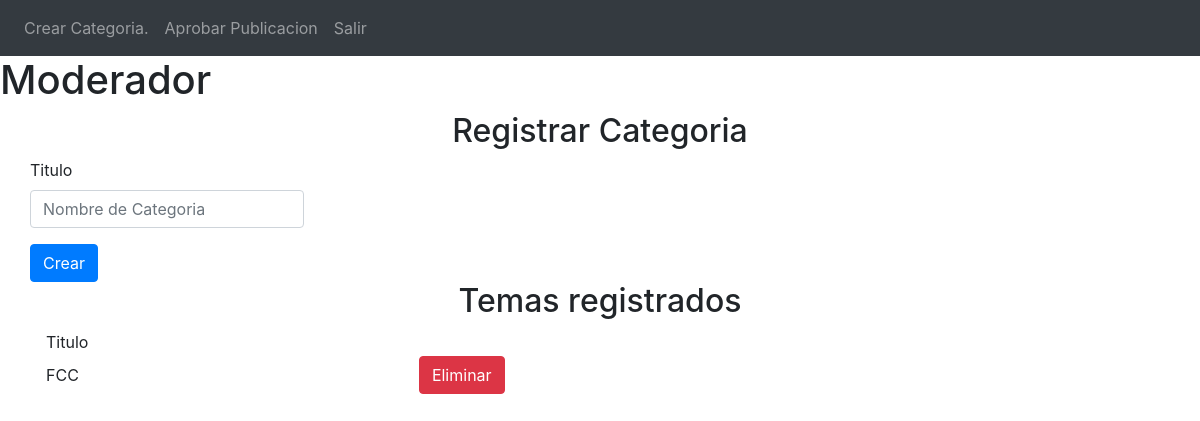
The app's page /moderador.php, older data.
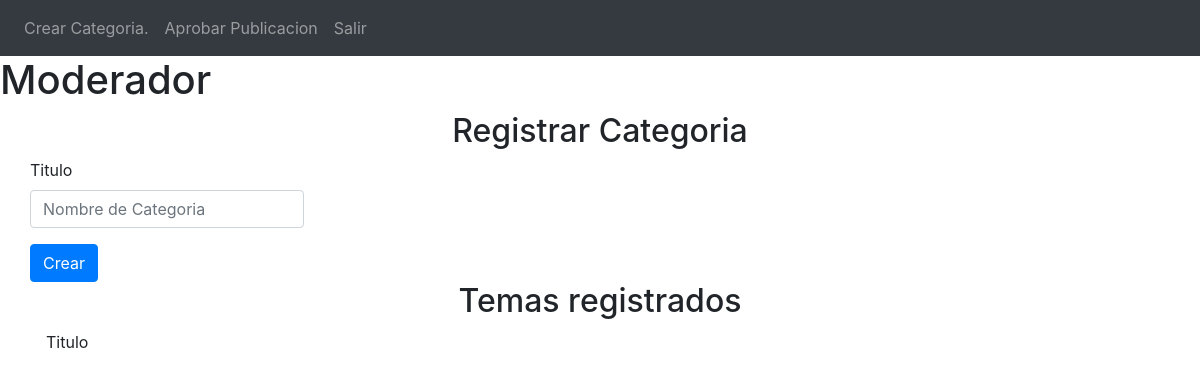
The same page, newer data.
### tables this page shows
CREATE TABLE `categoria` (
  `id_categoria` int(11) NOT NULL,
  `titulo` varchar(50) NOT NULL
);

### moderador.php (the view, shortened to what this page needs)
<!DOCTYPE html>
<html lang="es">
    <head>
        <link rel="stylesheet" type="text/css" href="#">
        <link rel="stylesheet" href="https://maxcdn.bootstrapcdn.com/bootstrap/4.0.0/css/bootstrap.min.css">
    </head>
<body>
<nav class="navbar navbar-expand-sm bg-dark navbar-dark">
  <ul class="navbar-nav">
    <li class="nav-item ">
      <a class="nav-link" href="moderador.php">Crear Categoria.</a>
    </li>
    <li class="nav-item">
      <a class="nav-link" href="aprobarPublicacion.php">Aprobar Publicacion</a>
    </li>
    <li class="nav-item">
      <a class="nav-link" href="cerrarsesion.php">Salir</a>
    </li>
  </ul>
</nav>
<h1>Moderador</h1>
<div class="container">
  <h2 style="text-align:center">Registrar Categoria</h2>
  <div class="row">
    <form method="post" action="registrarCategoria.php">
      <div class="form-group">
        <label for="exampleInput">Titulo</label>
        <input type="text" required class="form-control" id="exampleInput" name="titulo" aria-describedby="emailHelp" placeholder="Nombre de Categoria">
      </div>
      <button type="submit" class="btn btn-primary">Crear</button>
    </form>
  </div>
</div>
<div class="container">
    <h2 style="text-align:center">Temas registrados</h2>
<div class="container">
   <div class="row">
        <table style="width: 100%;">
            <thead>
                <tr>
                    <td>Titulo</td>
                </tr>
                <?php
                require_once('conexion.php');
                $query = $conn->prepare("SELECT * FROM categoria ");
                $query->execute();
                while($res = $query->fetch()) {
                    echo "<tr>";
                    echo "<td>".$res['titulo']."</td>";
                    echo "<td><a href='eliminarCategoria.php?categoria=$res[id_categoria]'> <button type='button' class='btn btn-danger'>Eliminar</button></a></td>";
                    echo "</tr>";
                }
            ?>
            </thead>
            </table>
        </div>
    </div>
    </body>
</html>

Row changes from the older to the newer data that the page shows:
removed categoria: titulo "FCC"
